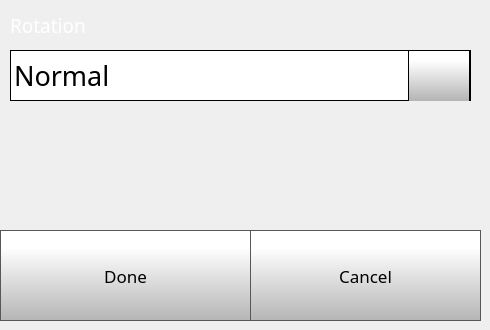
    <widget class="QWidget" name="rotateDisplaySettingsPage">
     <widget class="QPushButton" name="rotateDisplaySettingsDoneButton">
      <property name="geometry">
       <rect>
        <x>0</x>
        <y>230</y>
        <width>251</width>
        <height>91</height>
       </rect>
      </property>
      <property name="font">
       <font>
        <family>Gotham</family>
        <pointsize>13</pointsize>
       </font>
      </property>
      <property name="contextMenuPolicy">
       <enum>Qt::NoContextMenu</enum>
      </property>
      <property name="styleSheet">
       <string notr="true">QPushButton {
     border: 1px solid rgb(87, 87, 87);
	background-color: qlineargradient(spread:pad, x1:0, y1:1, x2:0, y2:0.188, stop:0 rgba(180, 180, 180, 255), stop:1 rgba(255, 255, 255, 255));


}

QPushButton:pressed {
    background-color: qlineargradient(x1: 0, y1: 0, x2: 0, y2: 1,
                                      stop: 0 #dadbde, stop: 1 #f6f7fa);
}

QPushButton:flat {
    border: none; /* no border for a flat push button */
}

QPushButton:default {
    border-color: navy; /* make the default button prominent */
}

QPushButton:focus {
	outline: none;
}</string>
      </property>
      <property name="text">
       <string>Done</string>
      </property>
      <property name="iconSize">
       <size>
        <width>40</width>
        <height>40</height>
       </size>
      </property>
     </widget>
     <widget class="QPushButton" name="rotateDisplaySettingsCancelButton">
      <property name="geometry">
       <rect>
        <x>250</x>
        <y>230</y>
        <width>231</width>
        <height>91</height>
       </rect>
      </property>
      <property name="font">
       <font>
        <family>Gotham</family>
        <pointsize>13</pointsize>
       </font>
      </property>
      <property name="contextMenuPolicy">
       <enum>Qt::NoContextMenu</enum>
      </property>
      <property name="styleSheet">
       <string notr="true">QPushButton {
     border: 1px solid rgb(87, 87, 87);
	background-color: qlineargradient(spread:pad, x1:0, y1:1, x2:0, y2:0.188, stop:0 rgba(180, 180, 180, 255), stop:1 rgba(255, 255, 255, 255));


}

QPushButton:pressed {
    background-color: qlineargradient(x1: 0, y1: 0, x2: 0, y2: 1,
                                      stop: 0 #dadbde, stop: 1 #f6f7fa);
}

QPushButton:flat {
    border: none; /* no border for a flat push button */
}

QPushButton:default {
    border-color: navy; /* make the default button prominent */
}

QPushButton:focus {
	outline: none;
}</string>
      </property>
      <property name="text">
       <string>Cancel</string>
      </property>
      <property name="iconSize">
       <size>
        <width>40</width>
        <height>40</height>
       </size>
      </property>
     </widget>
     <widget class="QComboBox" name="rotateDisplaySettingsComboBox">
      <property name="geometry">
       <rect>
        <x>10</x>
        <y>50</y>
        <width>461</width>
        <height>51</height>
       </rect>
      </property>
      <property name="font">
       <font>
        <family>Gotham</family>
        <pointsize>20</pointsize>
       </font>
      </property>
      <property name="contextMenuPolicy">
       <enum>Qt::NoContextMenu</enum>
      </property>
      <property name="styleSheet">
       <string notr="true"> QScrollBar:vertical {
     border: 1px solid black;
border-radius: 5px;
    background-color: rgb(40,40,40);
     width: 60px;
     margin: 67px 0 67px 0;
 }

/* Sets up the color and height of handle */
QScrollBar::handle:vertical {
border-radius: 5px;
background: qlineargradient(spread:pad, x1:0, y1:1, x2:0, y2:0.188, stop:0 rgba(180, 180, 180, 255), stop:1 rgba(255, 255, 255, 255));
min-height: 7px;
}


QScrollBar::add-line:vertical {
     border: 1px solid black;
background: qlineargradient(spread:pad, x1:0, y1:1, x2:0, y2:0.188, stop:0 rgba(180, 180, 180, 255), stop:1 rgba(255, 255, 255, 255));
     height:65px;
border-radius: 5px;
     subcontrol-position: bottom;
     subcontrol-origin: margin;
 }

 QScrollBar::sub-line:vertical {
     border: 1px solid black;
background: qlineargradient(spread:pad, x1:0, y1:1, x2:0, y2:0.188, stop:0 rgba(180, 180, 180, 255), stop:1 rgba(255, 255, 255, 255));
     height: 65px;
border-radius: 5px;
     subcontrol-position: top;
     subcontrol-origin: margin;
 }

QScrollBar::up-arrow:vertical {
 image: url(./templates/img/arrows.png);
    width: 40px;
    height: 40px;
 padding: 5px;
 }
QScrollBar::down-arrow:vertical {
 image: url(./templates/img/arrows-5.png);
    width: 40px;
    height: 40px;
 padding: 5px;
 }

/* need this to get rid of crosshatching on scrollbar background */
QScrollBar::add-page:vertical, QScrollBar::sub-page:vertical {
background: none;
}

QComboBox {
border: 1px solid black;
    padding: 0px 18px 0px 3px;
    min-width: 6em;

}

QComboBox::item {
	color: rgb(0, 0, 0);
}

QComboBox:editable {
    background: white;
}

QComboBox:!editable, QComboBox::drop-down:editable {
background: white;
}

/* QComboBox gets the &quot;on&quot; state when the popup is open */
QComboBox:!editable:on, QComboBox::drop-down:editable:on {
background: white;
}


QComboBox::drop-down {
border-left: 1px solid black;
border-right: 1px solid black;
	background-color: qlineargradient(spread:pad, x1:0, y1:1, x2:0, y2:0.188, stop:0 rgba(180, 180, 180, 255), stop:1 rgba(255, 255, 255, 255));
    width: 60px;
     height: 50px;

}

QComboBox::down-arrow {

image: url(./templates/img/arrows-5.png);
width: 30px;
height: 30px;

}


QComboBox QAbstractItemView {
    selection-background-color: rgb(40, 40, 40);
    background: white;
}</string>
      </property>
      <property name="editable">
       <bool>false</bool>
      </property>
      <property name="maxVisibleItems">
       <number>8</number>
      </property>
      <property name="iconSize">
       <size>
        <width>30</width>
        <height>30</height>
       </size>
      </property>
      <item>
       <property name="text">
        <string>Normal</string>
       </property>
      </item>
      <item>
       <property name="text">
        <string>Flipped</string>
       </property>
      </item>
     </widget>
     <widget class="QLabel" name="rotateDisplaySettingsLabel">
      <property name="geometry">
       <rect>
        <x>10</x>
        <y>10</y>
        <width>461</width>
        <height>31</height>
       </rect>
      </property>
      <property name="font">
       <font>
        <family>Gotham Light</family>
        <pointsize>14</pointsize>
        <weight>50</weight>
        <bold>false</bold>
       </font>
      </property>
      <property name="contextMenuPolicy">
       <enum>Qt::NoContextMenu</enum>
      </property>
      <property name="styleSheet">
       <string notr="true">color: rgb(255, 255, 255);</string>
      </property>
      <property name="text">
       <string>Rotation</string>
      </property>
     </widget>
    </widget>
